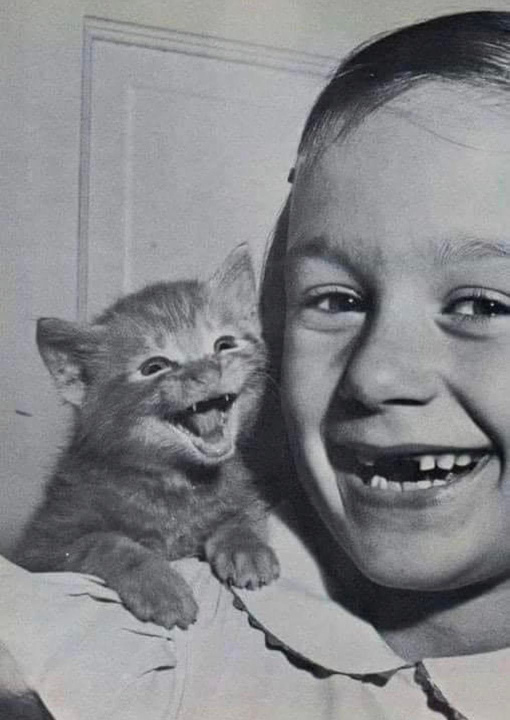
#> input picture smile.jpg, 1020 x 1440 px (shown at 1/2 size)
$ jupyter execute basicOfPillLib.ipynb
#> lines starting #> are read from the running program, lines starting #| are printed output that depends on the picture
<a href="https://colab.research.google.com/github/teddy-teem/ImageProcessing/blob/master/basicOfPillLib.ipynb" target="_parent"></a>

Image Processing using `pillow`

*   Documentation: https://pillow.readthedocs.io/en/stable/handbook/index.html
*  fileType: PIL.JpegImagePlugin.JpegImageFile

[cell 1]
#Import required library
from PIL import Image
#Open Image
im = Image.open("smile.jpg")
#> im is the input picture: PIL image 1020x1440 RGB; mean R, G, B 132.7, 133.3, 136.4
#Image rotate & show
rotatedImage = im.rotate(45); #don't change original image, return rotated image
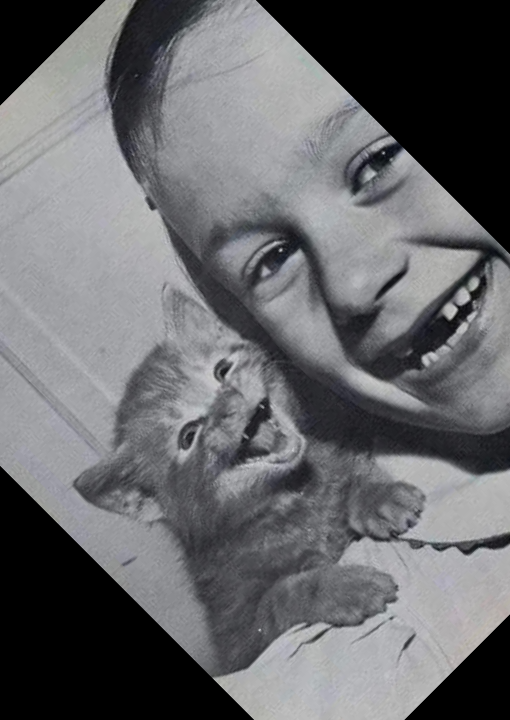
#> rotatedImage: PIL image 1020x1440 RGB (shown at 1/2 size); mean R, G, B 103.6, 104.2, 106.9
display(rotatedImage)  # im.show() not work in colab. that why used display

[cell 2]
im.size
#> Out = (1020, 1440)

[cell 3]
im.format
#> Out = 'JPEG'

[cell 4]
# resize
im.thumbnail ((300, 300)) # It changes the original image
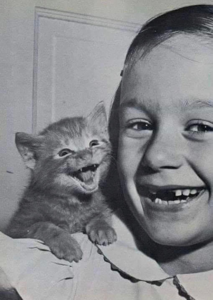
#> im: PIL image 213x300 RGB; mean R, G, B 132.9, 133.5, 136.5
display(im)

$ run again, with new.jpg copied over smile.jpg
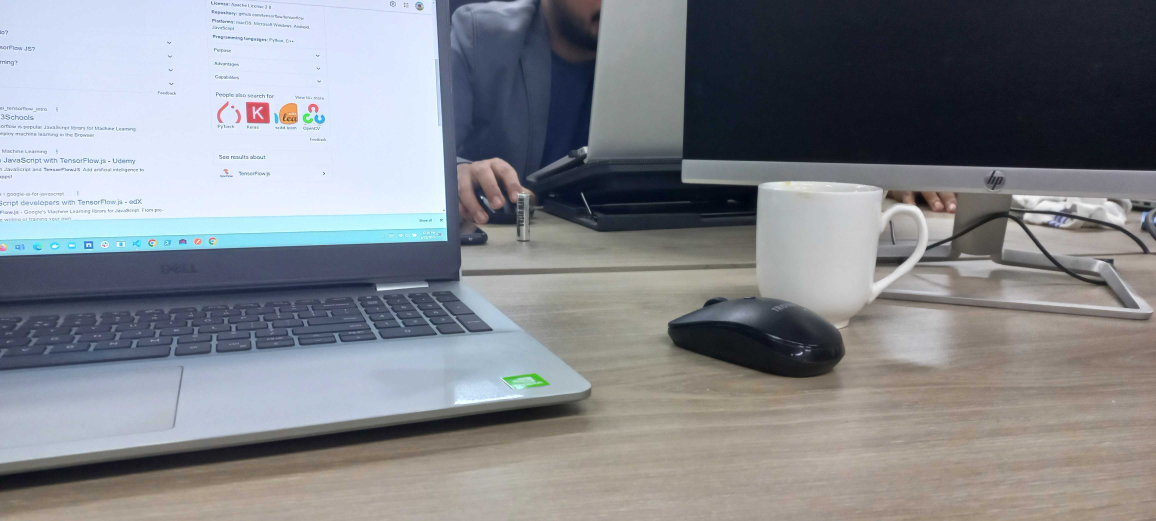
#> input picture new.jpg, 4624 x 2084 px (shown at 1/4 size)
#> im is the input picture: PIL image 4624x2084 RGB; mean R, G, B 131.3, 134.3, 140.6
#> `rotatedImage = im.rotate(45); #don't change original image, return rot..`:
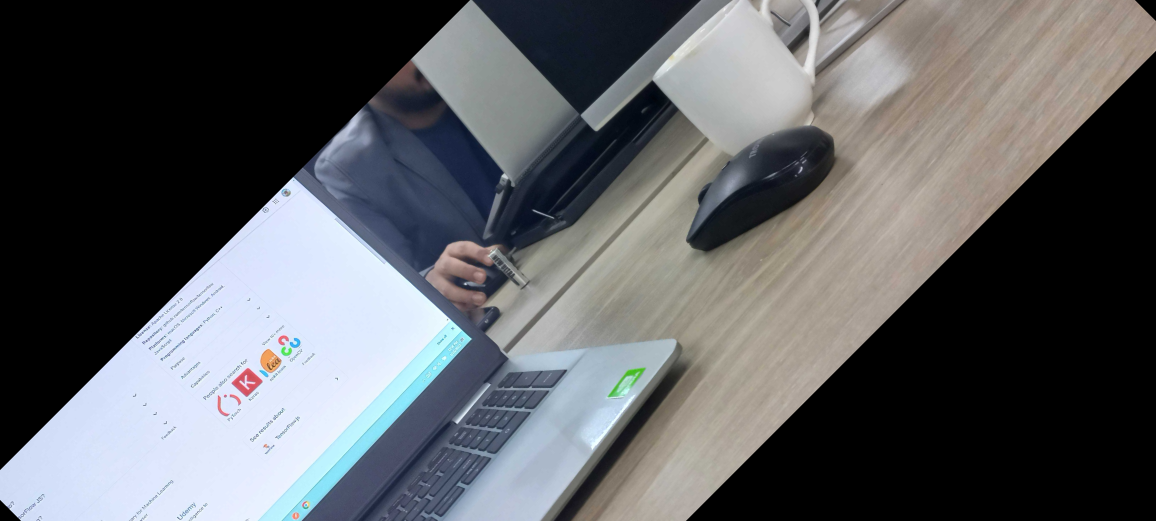
#> rotatedImage: PIL image 4624x2084 RGB (shown at 1/4 size); mean R, G, B 92.6, 94.6, 97.9
#> `im.thumbnail ((300, 300))`:
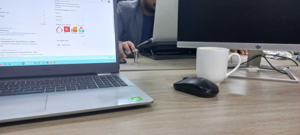
#> im: PIL image 300x135 RGB; mean R, G, B 131.2, 134.3, 140.6
